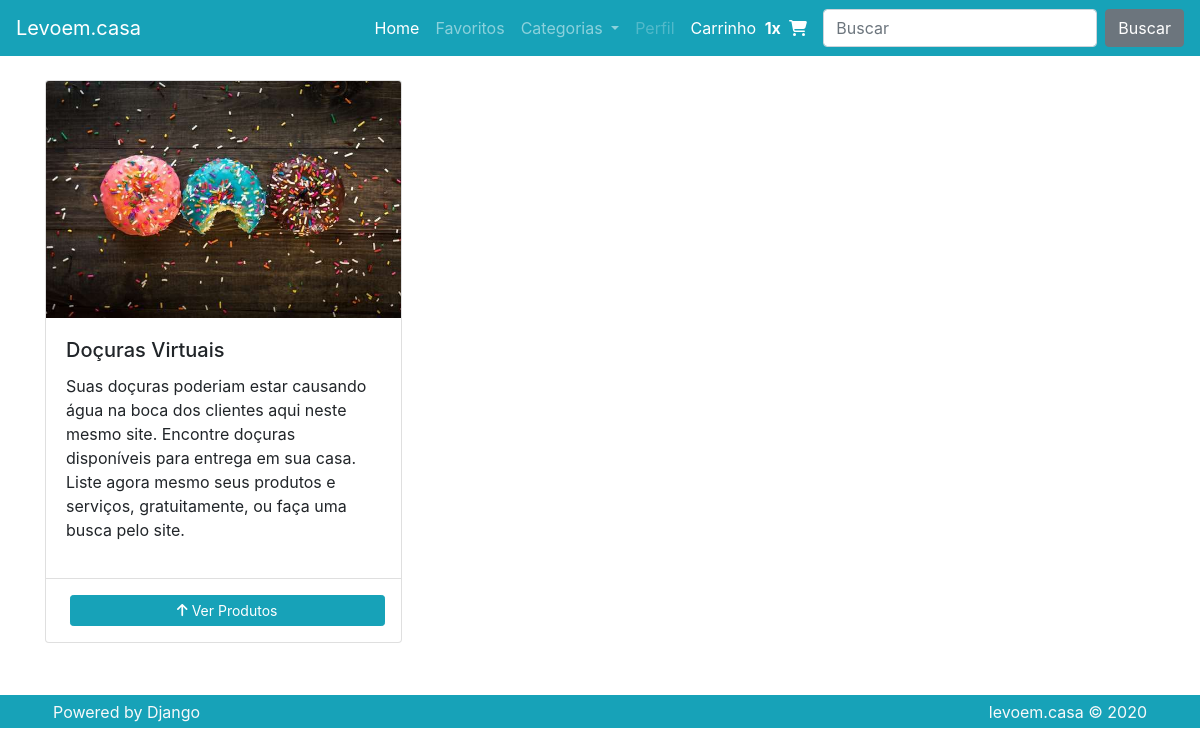
Page /category/alimentos/doces on the committed database.
### store/models.py (models this page shows, shortened)
class Store(models.Model):
    name = models.CharField(max_length=50)
    admin = models.ForeignKey(User, on_delete=models.DO_NOTHING)
    categories = models.ManyToManyField(Category, blank=True)
    slug = models.SlugField(unique=True)
    slogan = models.CharField(max_length=250)
    description = models.TextField()
    logo = models.ImageField(upload_to='store_logos/%Y/%m/', blank=True, null=True)
    image = models.ImageField(upload_to='store_images/%Y/%m/', blank=True, null=True)
    '''
    Overwrite save() to add functionality.
    '''
    def save(self, *args, **kwargs):
        if not self.slug:
            self.slug = slugify(self.name)
        super().save(*args, **kwargs)
        logo_path = str(settings.MEDIA_ROOT + '/' + self.logo.name)
        img_utils.img_resize(logo_path, 80)
        img_path = str(settings.MEDIA_ROOT + '/' + self.image.name)
        img_utils.img_resize(img_path, 800)

### categories/views.py (the view)
# urls.py: path('category/<str:parent>/<str:slug>', views.CategoryDetails.as_view(), name='details'),
class CategoryDetails(ListView):
    model = Store
    context_object_name = 'stores'
    template_name = 'categories/category_details.html'
    def get_queryset(self):
        qs = super().get_queryset()
        slug = self.kwargs.get('slug', None)
        qs = qs.filter(categories__slug__icontains=slug)
        return qs

### categories/templates/categories/category_details.html (shortened to what this page needs)
{% extends 'base.html' %}
{% load omfilters %}
{% block content %}
        <div class="row">
            <div class="col-lg-12">
                <div class="card-columns">
                    {% for store in stores %}
                    <div class="card">
                        {% if store.image %}
                        <a href="{% url 'store:list' store.slug %}">
                            <img class="card-img-top" src="{{ store.image.url }}" alt="{{ store.name }}">
                        </a>
                        {% endif %}
                        <div class="card-body">
                            <h5 class="card-title">{{ store.name }}</h5>
                            <p class="card-text">{{ store.description }}</p>
                        </div>
                        <div class="card-footer bg-transparent border-top-light-custom text-center">
                            <a href="{% url 'store:list' store.slug %}" class="btn btn-primary btn-sm m-1 btn-block">
                                <i class="fa fa-arrow-up" aria-hidden="true"></i>
                                Ver Produtos
                            </a>
                        </div>
                    </div>
                    {% endfor %}
                </div>
            </div>
        </div>
{% endblock %}

### levoemcasa/static/assets/custom/css/style.css (style rules this page uses)
.border-top-light-custom { border-top: 1px solid rgba(0, 0, 0, 0.125); }
@media (min-width: 34em) { .card-columns { -webkit-column-count: 2; -moz-column-count: 2; column-count: 2; } }
@media (min-width: 62em) { .card-columns { -webkit-column-count: 3; -moz-column-count: 3; column-count: 3; } }

### rows in the picture
Store: image (picture), name "Doçuras Virtuais", description "Suas doçuras poderiam estar causando água na boca dos clientes aqui neste mesmo site. Encontre doçuras disponíveis para entrega em sua casa. Liste agora mesmo seus produtos e serviços, gratuitamente, ou faça uma busca pelo site."
